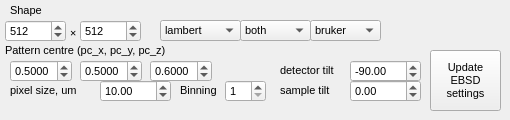
         <widget class="QWidget" name="tab_4">
          <attribute name="title">
           <string>EBSD settings</string>
          </attribute>
          <widget class="QSpinBox" name="spinBox_sample_EBSD_binning">
           <property name="geometry">
            <rect>
             <x>225</x>
             <y>80</y>
             <width>41</width>
             <height>22</height>
            </rect>
           </property>
           <property name="font">
            <font>
             <family>Arial</family>
             <pointsize>8</pointsize>
            </font>
           </property>
           <property name="minimum">
            <number>1</number>
           </property>
           <property name="maximum">
            <number>100000</number>
           </property>
           <property name="value">
            <number>1</number>
           </property>
          </widget>
          <widget class="QSpinBox" name="spinBox_sample_EBSD_pattern_pixels_y">
           <property name="geometry">
            <rect>
             <x>80</x>
             <y>20</y>
             <width>61</width>
             <height>22</height>
            </rect>
           </property>
           <property name="font">
            <font>
             <pointsize>8</pointsize>
            </font>
           </property>
           <property name="maximum">
            <number>5000</number>
           </property>
           <property name="value">
            <number>512</number>
           </property>
          </widget>
          <widget class="QLabel" name="label_115">
           <property name="geometry">
            <rect>
             <x>5</x>
             <y>40</y>
             <width>241</width>
             <height>20</height>
            </rect>
           </property>
           <property name="font">
            <font>
             <pointsize>8</pointsize>
            </font>
           </property>
           <property name="text">
            <string>Pattern centre (pc_x, pc_y, pc_z)</string>
           </property>
          </widget>
          <widget class="QComboBox" name="comboBox_sample_EBSD_convention">
           <property name="geometry">
            <rect>
             <x>310</x>
             <y>20</y>
             <width>71</width>
             <height>21</height>
            </rect>
           </property>
           <property name="font">
            <font>
             <pointsize>8</pointsize>
            </font>
           </property>
           <item>
            <property name="text">
             <string>bruker</string>
            </property>
           </item>
           <item>
            <property name="text">
             <string>oxford</string>
            </property>
           </item>
           <item>
            <property name="text">
             <string>---</string>
            </property>
           </item>
          </widget>
          <widget class="QComboBox" name="comboBox_sample_EBSD_hemispheres">
           <property name="geometry">
            <rect>
             <x>240</x>
             <y>20</y>
             <width>71</width>
             <height>21</height>
            </rect>
           </property>
           <property name="font">
            <font>
             <pointsize>8</pointsize>
            </font>
           </property>
           <item>
            <property name="text">
             <string>both</string>
            </property>
           </item>
           <item>
            <property name="text">
             <string>north</string>
            </property>
           </item>
           <item>
            <property name="text">
             <string>south</string>
            </property>
           </item>
          </widget>
          <widget class="QLabel" name="label_116">
           <property name="geometry">
            <rect>
             <x>10</x>
             <y>80</y>
             <width>101</width>
             <height>21</height>
            </rect>
           </property>
           <property name="font">
            <font>
             <family>Arial</family>
             <pointsize>8</pointsize>
            </font>
           </property>
           <property name="text">
            <string>pixel size, um</string>
           </property>
          </widget>
          <widget class="QDoubleSpinBox" name="doubleSpinBox_sample_EBSD_pc_y">
           <property name="geometry">
            <rect>
             <x>80</x>
             <y>60</y>
             <width>62</width>
             <height>22</height>
            </rect>
           </property>
           <property name="font">
            <font>
             <pointsize>8</pointsize>
            </font>
           </property>
           <property name="decimals">
            <number>4</number>
           </property>
           <property name="value">
            <double>0.500000000000000</double>
           </property>
          </widget>
          <widget class="QDoubleSpinBox" name="doubleSpinBox_sample_EBSD_pc_x">
           <property name="geometry">
            <rect>
             <x>10</x>
             <y>60</y>
             <width>62</width>
             <height>22</height>
            </rect>
           </property>
           <property name="font">
            <font>
             <pointsize>8</pointsize>
            </font>
           </property>
           <property name="decimals">
            <number>4</number>
           </property>
           <property name="value">
            <double>0.500000000000000</double>
           </property>
          </widget>
          <widget class="QSpinBox" name="spinBox_sample_EBSD_pattern_pixels_x">
           <property name="geometry">
            <rect>
             <x>5</x>
             <y>20</y>
             <width>61</width>
             <height>22</height>
            </rect>
           </property>
           <property name="font">
            <font>
             <pointsize>8</pointsize>
            </font>
           </property>
           <property name="maximum">
            <number>5000</number>
           </property>
           <property name="value">
            <number>512</number>
           </property>
          </widget>
          <widget class="QLabel" name="label_117">
           <property name="geometry">
            <rect>
             <x>280</x>
             <y>80</y>
             <width>61</width>
             <height>21</height>
            </rect>
           </property>
           <property name="font">
            <font>
             <family>Arial</family>
             <pointsize>8</pointsize>
            </font>
           </property>
           <property name="text">
            <string>sample tilt</string>
           </property>
          </widget>
          <widget class="QLabel" name="label_118">
           <property name="geometry">
            <rect>
             <x>180</x>
             <y>80</y>
             <width>43</width>
             <height>21</height>
            </rect>
           </property>
           <property name="font">
            <font>
             <family>Arial</family>
             <pointsize>8</pointsize>
            </font>
           </property>
           <property name="text">
            <string>Binning</string>
           </property>
          </widget>
          <widget class="QComboBox" name="comboBox_sample_EBSD_projection">
           <property name="geometry">
            <rect>
             <x>160</x>
             <y>20</y>
             <width>81</width>
             <height>21</height>
            </rect>
           </property>
           <property name="font">
            <font>
             <pointsize>8</pointsize>
            </font>
           </property>
           <item>
            <property name="text">
             <string>lambert</string>
            </property>
           </item>
           <item>
            <property name="text">
             <string>---</string>
            </property>
           </item>
          </widget>
          <widget class="QDoubleSpinBox" name="doubleSpinBox_sample_EBSD_detector_tilt">
           <property name="geometry">
            <rect>
             <x>350</x>
             <y>60</y>
             <width>71</width>
             <height>22</height>
            </rect>
           </property>
           <property name="font">
            <font>
             <family>Arial</family>
             <pointsize>8</pointsize>
            </font>
           </property>
           <property name="minimum">
            <double>-360.000000000000000</double>
           </property>
           <property name="maximum">
            <double>360.000000000000000</double>
           </property>
           <property name="singleStep">
            <double>0.100000000000000</double>
           </property>
           <property name="value">
            <double>-90.000000000000000</double>
           </property>
          </widget>
          <widget class="QDoubleSpinBox" name="doubleSpinBox_sample_EBSD_pixel_size">
           <property name="geometry">
            <rect>
             <x>100</x>
             <y>80</y>
             <width>71</width>
             <height>22</height>
            </rect>
           </property>
           <property name="font">
            <font>
             <family>Arial</family>
             <pointsize>8</pointsize>
            </font>
           </property>
           <property name="value">
            <double>10.000000000000000</double>
           </property>
          </widget>
          <widget class="QDoubleSpinBox" name="doubleSpinBox_sample_EBSD_pc_z">
           <property name="geometry">
            <rect>
             <x>150</x>
             <y>60</y>
             <width>62</width>
             <height>22</height>
            </rect>
           </property>
           <property name="font">
            <font>
             <pointsize>8</pointsize>
            </font>
           </property>
           <property name="decimals">
            <number>4</number>
           </property>
           <property name="value">
            <double>0.600000000000000</double>
           </property>
          </widget>
          <widget class="QLabel" name="label_119">
           <property name="geometry">
            <rect>
             <x>280</x>
             <y>60</y>
             <width>71</width>
             <height>21</height>
            </rect>
           </property>
           <property name="font">
            <font>
             <family>Arial</family>
             <pointsize>8</pointsize>
            </font>
           </property>
           <property name="text">
            <string>detector tilt</string>
           </property>
          </widget>
          <widget class="QDoubleSpinBox" name="doubleSpinBox_sample_EBSD_sample_tilt">
           <property name="geometry">
            <rect>
             <x>350</x>
             <y>80</y>
             <width>71</width>
             <height>22</height>
            </rect>
           </property>
           <property name="font">
            <font>
             <family>Arial</family>
             <pointsize>8</pointsize>
            </font>
           </property>
           <property name="minimum">
            <double>-360.000000000000000</double>
           </property>
           <property name="maximum">
            <double>360.000000000000000</double>
           </property>
           <property name="singleStep">
            <double>0.100000000000000</double>
           </property>
           <property name="value">
            <double>0.000000000000000</double>
           </property>
          </widget>
          <widget class="QLabel" name="label_120">
           <property name="geometry">
            <rect>
             <x>70</x>
             <y>25</y>
             <width>20</width>
             <height>16</height>
            </rect>
           </property>
           <property name="font">
            <font>
             <family>Arial Black</family>
             <pointsize>8</pointsize>
            </font>
           </property>
           <property name="text">
            <string>×</string>
           </property>
          </widget>
          <widget class="QLabel" name="label_121">
           <property name="geometry">
            <rect>
             <x>10</x>
             <y>0</y>
             <width>51</width>
             <height>20</height>
            </rect>
           </property>
           <property name="font">
            <font>
             <family>Arial</family>
             <pointsize>8</pointsize>
            </font>
           </property>
           <property name="text">
            <string>Shape</string>
           </property>
          </widget>
          <widget class="QPushButton" name="pushButton_set_sample_EBSD_detector">
           <property name="geometry">
            <rect>
             <x>430</x>
             <y>50</y>
             <width>71</width>
             <height>61</height>
            </rect>
           </property>
           <property name="font">
            <font>
             <family>Arial</family>
             <pointsize>8</pointsize>
            </font>
           </property>
           <property name="text">
            <string>Update
EBSD
settings</string>
           </property>
          </widget>
         </widget>
